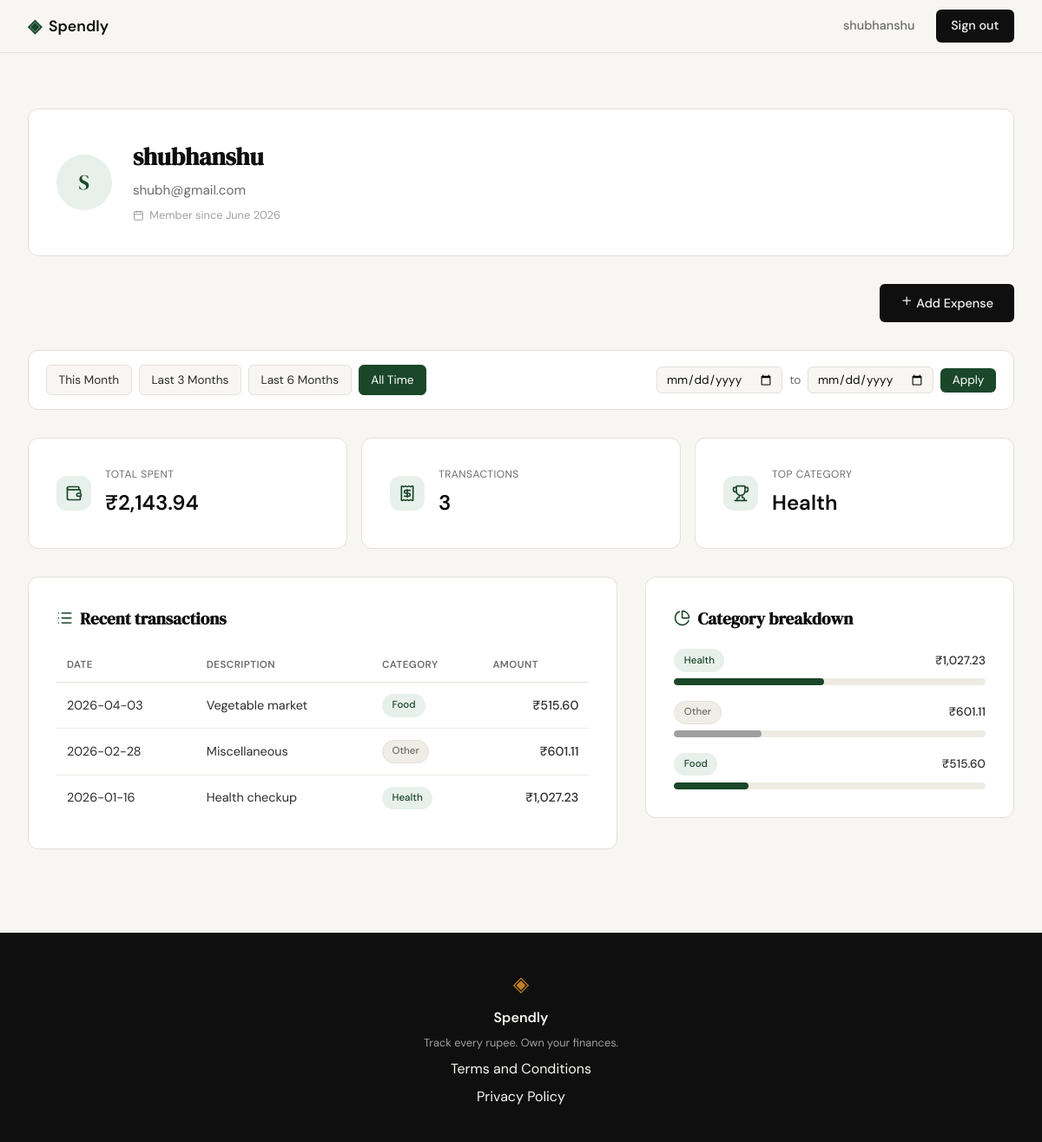
/profile (signed in), run on an earlier commit of the app's database.
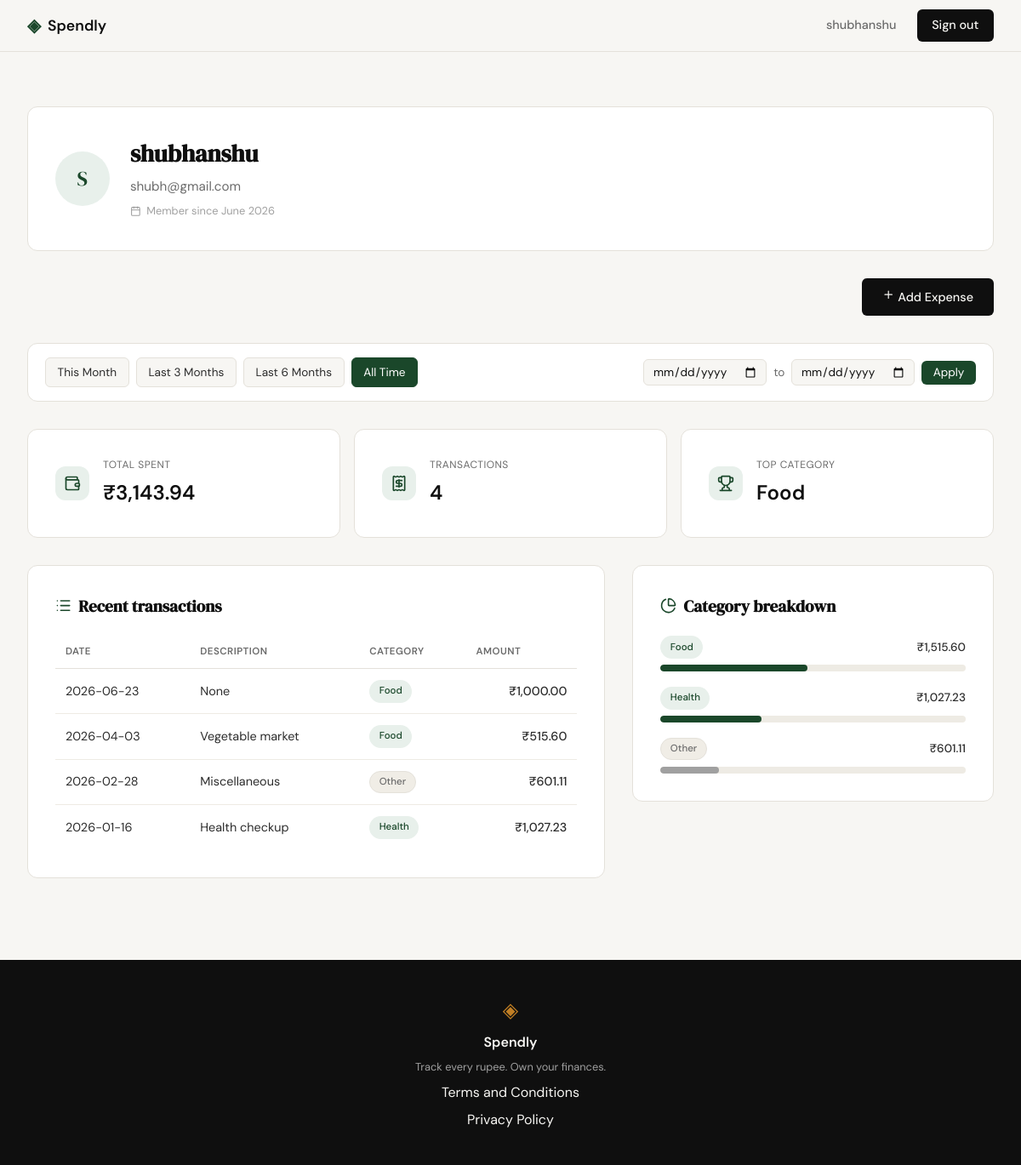
And on a later commit of the database.
### tables this page shows
CREATE TABLE expenses (
            id          INTEGER PRIMARY KEY AUTOINCREMENT,
            user_id     INTEGER NOT NULL REFERENCES users(id),
            amount      REAL    NOT NULL,
            category    TEXT    NOT NULL,
            date        TEXT    NOT NULL,
            description TEXT,
            created_at  TEXT    DEFAULT (datetime('now'))
        );

### app.py (the view)
@app.route("/profile")
def profile():
    if not session.get("user_id"):
        return redirect(url_for("login"))
    user_id = session["user_id"]
    date_from = _parse_date(request.args.get("date_from", ""))
    date_to = _parse_date(request.args.get("date_to", ""))
    if date_from and date_to and date_from > date_to:
        flash("Start date must be before end date.")
        date_from = date_to = None
    date_from_str = date_from.isoformat() if date_from else None
    date_to_str = date_to.isoformat() if date_to else None
    presets = _build_presets(date.today())
    active_preset = _detect_active_preset(presets, date_from_str, date_to_str)
    db_user = get_user_by_id(user_id)
    user = {
        "name": db_user["name"],
        "email": db_user["email"],
        "initials": "".join(p[0].upper() for p in db_user["name"].split()[:2]),
        "member_since": db_user["member_since"],
    }
    raw_stats = get_summary_stats(user_id, date_from=date_from_str, date_to=date_to_str)
    stats = {
        "total_spent": format_currency(raw_stats["total_spent"]),
        "transaction_count": raw_stats["transaction_count"],
        "top_category": raw_stats["top_category"],
    }
    raw_transactions = get_recent_transactions(user_id, date_from=date_from_str, date_to=date_to_str)
    transactions = [
        {
            "date": tx["date"],
            "description": tx["description"],
            "category": tx["category"],
            "amount": format_currency(tx["amount"]),
        }
        for tx in raw_transactions
    ]
    raw_breakdown = get_category_breakdown(user_id, date_from=date_from_str, date_to=date_to_str)
    category_breakdown = [
        {
            "name": cat["name"],
            "total": format_currency(cat["amount"]),
            "percent": cat["pct"],
        }
        for cat in raw_breakdown
    ]
    return render_template(
        "profile.html",
        user=user,
        stats=stats,
        transactions=transactions,
        category_breakdown=category_breakdown,
        date_from_str=date_from_str,
        date_to_str=date_to_str,
        presets=presets,
        active_preset=active_preset,
    )

### app.py (called while the page is built)
def _parse_date(s):
    try:
        return datetime.strptime(s, "%Y-%m-%d").date()
    except (TypeError, ValueError):
        return None

def _build_presets(today):
    return {
        "this_month":    (today.replace(day=1).isoformat(), today.isoformat()),
        "last_3_months": ((today - timedelta(days=90)).isoformat(), today.isoformat()),
        "last_6_months": ((today - timedelta(days=180)).isoformat(), today.isoformat()),
    }

def _detect_active_preset(presets, date_from_str, date_to_str):
    if not (date_from_str and date_to_str):
        return None
    for name, (f, t) in presets.items():
        if date_from_str == f and date_to_str == t:
            return name
    return None

### database/db.py (called while the page is built)
def get_db():
    conn = sqlite3.connect(DB_PATH)
    conn.row_factory = sqlite3.Row
    conn.execute("PRAGMA foreign_keys = ON")
    return conn

### database/queries.py (called while the page is built)
def format_currency(amount):
    return f"₹{amount:,.2f}"

### templates/profile.html (shortened to what the changed rows need)
{% extends "base.html" %}
{% block head %}
<link rel="stylesheet" href="{{ url_for('static', filename='css/profile.css') }}">
{% endblock %}
{% block content %}
<section class="profile-page">
    <div class="profile-inner">
        <div class="profile-user-card feature-card">
            <div class="profile-identity">
                <h1 class="profile-name">{{ user.name }}</h1>
            </div>
        </div>
        <div class="profile-stats">
            <div class="profile-stat-card feature-card">
                <div>
                    <p class="profile-stat-label">Total spent</p>
                    <p class="profile-stat-value">{{ stats.total_spent }}</p>
                </div>
            </div>
            <div class="profile-stat-card feature-card">
                <div>
                    <p class="profile-stat-label">Transactions</p>
                    <p class="profile-stat-value">{{ stats.transaction_count }}</p>
                </div>
            </div>
            <div class="profile-stat-card feature-card">
                <div>
                    <p class="profile-stat-label">Top category</p>
                    <p class="profile-stat-value">{{ stats.top_category }}</p>
                </div>
            </div>
        </div>
        <div class="profile-grid">
            <div class="profile-history feature-card">
                <h2 class="profile-section-title">
                    <i data-lucide="list"></i>
                    Recent transactions
                </h2>
                <div class="profile-table-wrap">
                    <table class="profile-table">
                        <thead>
                            <tr>
                                <th>Date</th>
                                <th>Description</th>
                                <th>Category</th>
                                <th class="profile-amount-col">Amount</th>
                            </tr>
                        </thead>
                        <tbody>
                            {% for tx in transactions %}
                            <tr>
                                <td class="profile-tx-date">{{ tx.date }}</td>
                                <td>{{ tx.description }}</td>
                                <td><span class="badge badge-{{ tx.category | lower }}">{{ tx.category }}</span></td>
                                <td class="profile-amount-col profile-tx-amount">{{ tx.amount }}</td>
                            </tr>
                            {% endfor %}
                        </tbody>
                    </table>
                </div>
            </div>
            <div class="profile-breakdown feature-card">
                <h2 class="profile-section-title">
                    <i data-lucide="pie-chart"></i>
                    Category breakdown
                </h2>
                {% for cat in category_breakdown %}
                <div class="profile-cat-row">
                    <div class="profile-cat-head">
                        <span class="badge badge-{{ cat.name | lower }}">{{ cat.name }}</span>
                        <span class="profile-cat-total">{{ cat.total }}</span>
                    </div>
                    <div class="profile-cat-track">
                        <div class="profile-cat-bar badge-bar-{{ cat.name | lower }}"
                             style="--profile-bar-pct: {{ cat.percent }}%"></div>
                    </div>
                </div>
                {% endfor %}
            </div>
        </div>
    </div>
</section>
{% endblock %}

What changed in the data, as far as the page shows it:
added expenses: date "2026-06-23", description "None", category "Food", amount "₹1,000.00"
shown differently, row unchanged: expenses "Health checkup": top_category "Health" → (not shown)
Also different on the page:
{{ stats.total_spent }}: "₹2,143.94" → "₹3,143.94"
{{ stats.transaction_count }}: "3" → "4"
{{ stats.top_category }}: (not shown) → "Food"
{{ cat.percent }}: 48 → 33 (drawn)
{{ cat.percent }}: 28 → 19 (drawn)
new list line: "Food ₹1,515.60"
list line gone: "Food ₹515.60"
